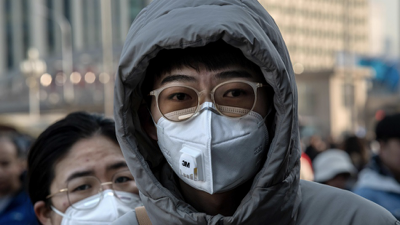
#> input picture archive/images/maksssksksss135.png, 400 x 225 px, given in place of maksssksksss0.png, which was not available
$ jupyter execute --allow-errors Model_training.ipynb   (shell and % lines are left out)
#> lines starting #> are read from the running program, lines starting #| are printed output that depends on the picture; pictures that were not available may be replaced by others from this repository, and a replacement may not be noted
[cell 1]
import os
import numpy as np
import pandas as pd
import cv2 # OpenCV
from alive_progress import alive_bar
import time
from pathlib import Path
from sklearn.svm import SVC # SVM klasifikator
from skimage.feature import hog as HOG
from sklearn.metrics import accuracy_score
from sklearn.model_selection import train_test_split
from sklearn.neighbors import KNeighborsClassifier # KNN
import matplotlib.pyplot as plt
import pickle
import sys
from tqdm import tqdm
from time import sleep

[cell 2]
data = pd.read_csv(str(Path().absolute()) + "\\data.csv")
#> (reads data.csv from the repository)
#> further down, image is the input picture: shape (225, 400, 3); mean B, G, R 99.3, 98.8, 99.2
#> `cropped_image=image[ymin:ymax,xmin:xmax]`:
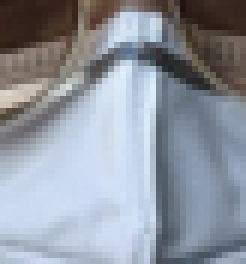
#> cropped_image: shape (44, 41, 3) (shown 6 times larger); mean B, G, R 159.6, 149.4, 143.2
#> `gray = cv2.cvtColor(cropped_image, cv2.COLOR_BGR2GRAY)`:
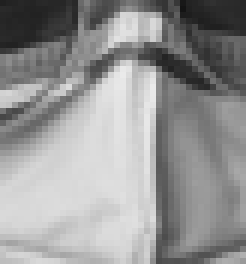
#> gray: shape (44, 41) (shown 6 times larger); min 20, max 234, mean 148.8
#> `scaled = cv2.resize(gray, dim, interpolation = cv2.INTER_AREA)`:
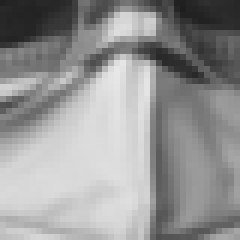
#> scaled: shape (40, 40) (shown 6 times larger); min 30, max 231, mean 148.8
#> `fd = HOG(scaled, orientations, pixels_per_cell, cells_per_block, block..`: fd = 576 values, max 0.908 at index 326, min 0 at index 82, mean 0.0894
#> pass 3 of the loop `for fileName in data['file']:`:
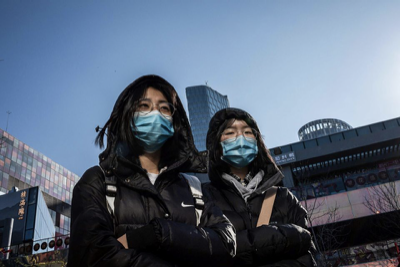
#> input picture archive/images/maksssksksss141.png, 400 x 267 px, given in place of maksssksksss1.png, which was not available
#> image is the input picture: shape (267, 400, 3); mean B, G, R 120, 101.7, 88.4
#> cropped_image: shape (35, 33, 3)
#> `gray = cv2.cvtColor(cropped_image, cv2.COLOR_BGR2GRAY)`:
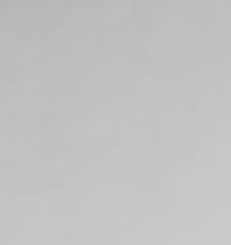
#> gray: shape (35, 33) (shown 7 times larger); min 182, max 203, mean 193.7
#> `scaled = cv2.resize(gray, dim, interpolation = cv2.INTER_AREA)`:
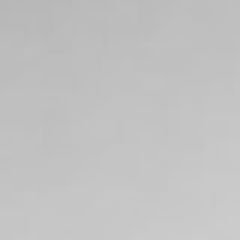
#> scaled: shape (40, 40) (shown 6 times larger); min 182, max 203, mean 193.6
#> fd = 576 values, max 0.508 at index 229, min 0 at index 1, mean 0.108

pd.options.mode.chained_assignment = None  # default='warn'

img_base_path = str(Path().absolute()) + "\\archive\\images\\"

i = 0
width = 40
height = 40
dim = (width, height)

fig = plt.figure(figsize=(10, 10))  # width, height in inches

images = []

# define parameters of HOG feature extraction
orientations = 9
pixels_per_cell = (8, 8)
cells_per_block = (2, 2)
threshold = .3


classifier_mask_on_labels = []
classifier_mask_off_labels = []

computed_mask_on_features = []
computed_mask_off_features = []
computed_no_face_features = []

classifier_mask_labels = []
computed_mask_features = []

#> (the rest of this cell did not finish here and is left out)
